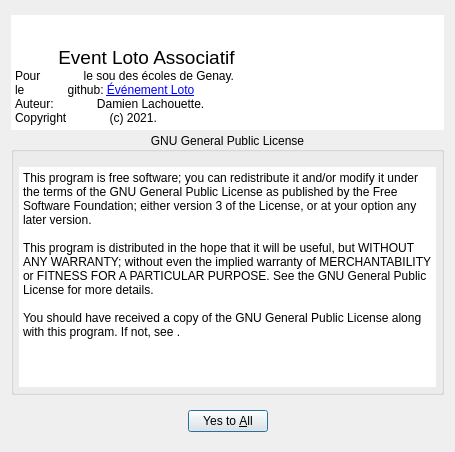
<?xml version="1.0" encoding="UTF-8"?>
<ui version="4.0">
 <class>About</class>
 <widget class="QDialog" name="About">
  <property name="windowModality">
   <enum>Qt::WindowModal</enum>
  </property>
  <property name="geometry">
   <rect>
    <x>0</x>
    <y>0</y>
    <width>455</width>
    <height>452</height>
   </rect>
  </property>
     <property name="sizePolicy">
         <sizepolicy hsizetype="Preferred" vsizetype="Preferred">
             <horstretch>0</horstretch>
             <verstretch>0</verstretch>
         </sizepolicy>
     </property>
     <property name="windowTitle">
         <string>Event Loto</string>
     </property>
     <property name="windowIcon">
         <iconset resource="../../resources/EvenementLoto.qrc">
             <normaloff>:/fav/icons/mainIcon.png</normaloff>:/fav/icons/mainIcon.png
         </iconset>
     </property>
     <property name="modal">
         <bool>true</bool>
     </property>
     <layout class="QVBoxLayout" name="verticalLayout">
         <item>
             <widget class="QTextBrowser" name="textBrowser">
                 <property name="enabled">
                     <bool>true</bool>
                 </property>
                 <property name="sizePolicy">
      <sizepolicy hsizetype="Preferred" vsizetype="Preferred">
       <horstretch>0</horstretch>
       <verstretch>0</verstretch>
      </sizepolicy>
     </property>
     <property name="minimumSize">
      <size>
       <width>355</width>
       <height>115</height>
      </size>
     </property>
     <property name="maximumSize">
      <size>
       <width>6000000</width>
       <height>107</height>
      </size>
     </property>
     <property name="autoFillBackground">
      <bool>true</bool>
     </property>
     <property name="frameShape">
      <enum>QFrame::NoFrame</enum>
     </property>
     <property name="frameShadow">
      <enum>QFrame::Plain</enum>
     </property>
     <property name="verticalScrollBarPolicy">
      <enum>Qt::ScrollBarAlwaysOff</enum>
     </property>
     <property name="horizontalScrollBarPolicy">
      <enum>Qt::ScrollBarAlwaysOff</enum>
     </property>
     <property name="html">
         <string>&lt;!DOCTYPE HTML PUBLIC &quot;-//W3C//DTD HTML 4.0//EN&quot; &quot;http://www.w3.org/TR/REC-html40/strict.dtd&quot;&gt;
             &lt;html&gt;&lt;head&gt;&lt;meta name=&quot;qrichtext&quot; content=&quot;1&quot; /&gt;&lt;style type=&quot;text/css&quot;&gt;
             p, li { white-space: pre-wrap; }
             &lt;/style&gt;&lt;/head&gt;&lt;body style=&quot; font-family:'MS Shell Dlg 2'; font-size:7.8pt;
             font-weight:400; font-style:normal;&quot;&gt;
             &lt;p style=&quot; margin-top:0px; margin-bottom:0px; margin-left:0px; margin-right:0px;
             -qt-block-indent:0; text-indent:0px;&quot;&gt;&lt;span style=&quot; font-family:'Segoe UI'; font-size:9pt;&quot;&gt;
             &lt;/span&gt;&lt;span style=&quot; font-family:'Segoe UI'; font-size:14pt;&quot;&gt;Event Loto Associatif&lt;/span&gt;&lt;span
             style=&quot; font-family:'Segoe UI'; font-size:9pt;&quot;&gt; &lt;/span&gt;&lt;/p&gt;
             &lt;p style=&quot; margin-top:0px; margin-bottom:0px; margin-left:0px; margin-right:0px;
             -qt-block-indent:0; text-indent:0px;&quot;&gt;&lt;span style=&quot; font-family:'Segoe UI'; font-size:9pt;&quot;&gt;Pour
             le sou des écoles de Genay. &lt;/span&gt;&lt;/p&gt;
             &lt;p style=&quot; margin-top:0px; margin-bottom:0px; margin-left:0px; margin-right:0px;
             -qt-block-indent:0; text-indent:0px;&quot;&gt;&lt;span style=&quot; font-family:'Segoe UI'; font-size:9pt;&quot;&gt;le
             github: &lt;/span&gt;&lt;a href=&quot;https://github.com/Silmaen/EvenementLoto&quot;&gt;&lt;span style=&quot;
             font-family:'Segoe UI'; font-size:9pt; text-decoration: underline; color:#0000ff;&quot;&gt;Événement Loto&lt;/span&gt;&lt;/a&gt;&lt;span
             style=&quot; font-family:'Segoe UI'; font-size:9pt;&quot;&gt; &lt;/span&gt;&lt;/p&gt;
             &lt;p style=&quot; margin-top:0px; margin-bottom:0px; margin-left:0px; margin-right:0px;
             -qt-block-indent:0; text-indent:0px;&quot;&gt;&lt;span style=&quot; font-family:'Segoe UI'; font-size:9pt;&quot;&gt;Auteur:
             Damien Lachouette. &lt;/span&gt;&lt;/p&gt;
             &lt;p style=&quot; margin-top:0px; margin-bottom:0px; margin-left:0px; margin-right:0px;
             -qt-block-indent:0; text-indent:0px;&quot;&gt;&lt;span style=&quot; font-family:'Segoe UI'; font-size:9pt;&quot;&gt;Copyright
             (c) 2021. &lt;/span&gt;&lt;/p&gt;&lt;/body&gt;&lt;/html&gt;
         </string>
     </property>
     <property name="acceptRichText">
      <bool>true</bool>
     </property>
     <property name="textInteractionFlags">
      <set>Qt::LinksAccessibleByKeyboard|Qt::LinksAccessibleByMouse</set>
     </property>
    </widget>
   </item>
   <item>
    <widget class="QGroupBox" name="groupBox">
     <property name="title">
      <string>GNU General Public License</string>
     </property>
     <property name="alignment">
      <set>Qt::AlignCenter</set>
     </property>
     <property name="flat">
      <bool>false</bool>
     </property>
     <layout class="QGridLayout" name="gridLayout">
      <property name="leftMargin">
       <number>5</number>
      </property>
      <property name="topMargin">
       <number>15</number>
      </property>
      <property name="rightMargin">
       <number>5</number>
      </property>
      <property name="bottomMargin">
       <number>5</number>
      </property>
      <item row="0" column="0">
       <widget class="QPlainTextEdit" name="plainTextEdit">
        <property name="frameShape">
         <enum>QFrame::NoFrame</enum>
        </property>
        <property name="plainText">
         <string>This program is free software; you can redistribute it and/or modify it under the terms of the GNU General Public License as published by the Free Software Foundation; either version 3 of the License, or at your option any later version.

This program is distributed in the hope that it will be useful, but WITHOUT ANY WARRANTY; without even the implied warranty of MERCHANTABILITY or FITNESS FOR A PARTICULAR PURPOSE. See the GNU General Public License for more details.

You should have received a copy of the GNU General Public License along with this program. If not, see &lt;https://www.gnu.org/licenses/&gt;.
</string>
        </property>
       </widget>
      </item>
     </layout>
    </widget>
   </item>
   <item>
    <widget class="QFrame" name="frame">
     <property name="frameShape">
      <enum>QFrame::NoFrame</enum>
     </property>
     <property name="frameShadow">
      <enum>QFrame::Raised</enum>
     </property>
     <layout class="QGridLayout" name="gridLayout_2">
      <item row="0" column="0">
       <widget class="QDialogButtonBox" name="buttonBox">
        <property name="locale">
         <locale language="French" country="France"/>
        </property>
        <property name="orientation">
         <enum>Qt::Horizontal</enum>
        </property>
        <property name="standardButtons">
         <set>QDialogButtonBox::YesToAll</set>
        </property>
        <property name="centerButtons">
         <bool>true</bool>
        </property>
       </widget>
      </item>
     </layout>
    </widget>
   </item>
  </layout>
 </widget>
 <resources>
     <include location="../../resources/EvenementLoto.qrc"/>
 </resources>
 <connections>
  <connection>
   <sender>buttonBox</sender>
   <signal>accepted()</signal>
   <receiver>About</receiver>
   <slot>accept()</slot>
   <hints>
    <hint type="sourcelabel">
     <x>248</x>
     <y>324</y>
    </hint>
    <hint type="destinationlabel">
     <x>157</x>
     <y>274</y>
    </hint>
   </hints>
  </connection>
 </connections>
</ui>
